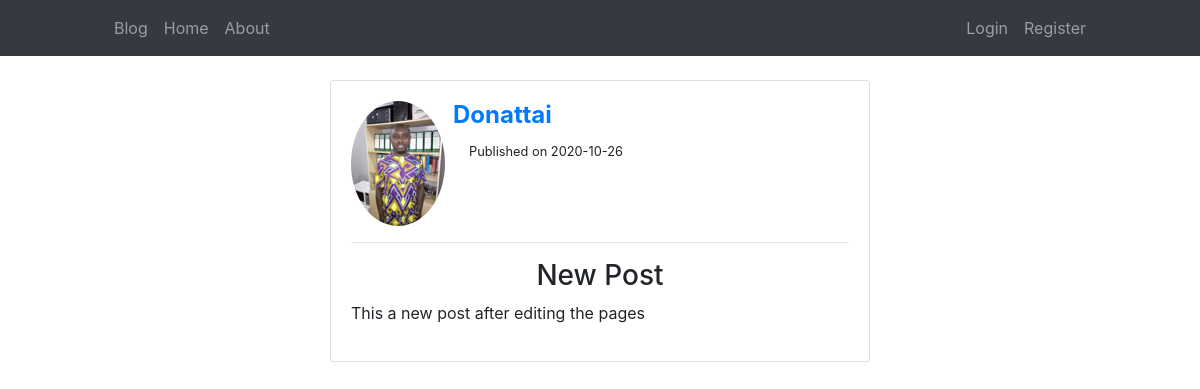
/post/6, run on the app's committed database.
### flaskapp/models.py (models this page shows, shortened)
class User(db.Model, UserMixin):
    id = db.Column(db.Integer, primary_key=True)
    username = db.Column(db.String(15), unique=True, nullable=False )
    email = db.Column(db.String(30), unique=True, nullable=False )
    password = db.Column(db.String(60), nullable=False )
    image_file = db.Column(db.String(20), nullable = False, default='default.png')
    posts = db.relationship('Post', backref='author', lazy=True)

class Post(db.Model):
    id = db.Column(db.Integer, primary_key=True)
    title = db.Column(db.String(80), nullable=False )
    content = db.Column(db.Text, nullable=False )
    pub_date = db.Column(db.DateTime, nullable=False, default=datetime.utcnow)
    user_id = db.Column(db.Integer, db.ForeignKey('user.id'), nullable=False)

### flaskapp/routes.py (the view)
@app.route('/post/<int:post_id>')
def post(post_id):
    post = Post.query.get_or_404(post_id)
    return render_template('post.html', post=post)

### flaskapp/templates/post.html (shortened to what this page needs)
{% extends 'base.html' %}
{% block content %}
    <div class="row mt-3 ">
        <div class="col-8 col-sm-6 mx-auto ">
            <div class="card card-body">
                <div class="media">
                    <img class="rounded-circle" src="{{ url_for('static', filename='pictures/' + post.author.image_file ) }}" alt="Image">
                    <div class="media-body">
                        <h4 class="ml-2 font-weight-bold" ><a href="{{url_for('user_posts', username=post.author.username)}}">{{post.author.username}}</a></h4>
                        <small class="ml-4">Published on {{post.pub_date.strftime('%Y-%m-%d')}}</small>
                    </div>
                </div>
                <hr>
                <h3 class="text-center">{{post.title}}</h3>
                <p>{{ post.content }}</p>
            </div>
        </div>
    </div>
{% endblock content %}

### data on the page
User: image_file (picture), author.username "Donattai"
Post: pub_date "2020-10-26", title "New Post", content "This a new post after editing the pages"
